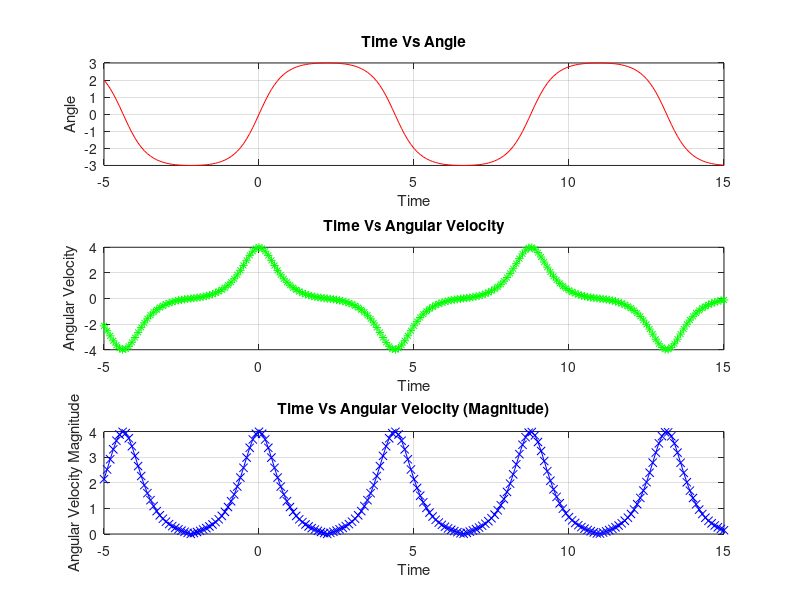

MATLAB code to generate this figure:
clear all; close all;
%--------------------------------------------------
%------------- Non-Linear Pendulum-----------------
%--------------------------------------------------

Wo=2; AngInic= 3; k=sin(AngInic/2)
t=-5:0.1:15
Angle_1=2*asin(k*ellipj(Wo*t,k))
Angle = @(T) 2*asin(k*ellipj(Wo*T,k));
b=Angle(6)
a=Angle(5)
for i=1:length(t)
  dt=0.001
  VAngularComp(i)=(Angle(t(i)+dt)-Angle(t(i)))/dt
endfor



figure;

% First subplot
subplot(3, 1, 1);
plot(t, Angle_1, 'r-');
title('Time Vs Angle');
xlabel('Time');
ylabel('Angle');
grid on;

% Second subplot
subplot(3, 1, 2);
plot(t, VAngularComp, 'g*');
title('Time Vs Angular Velocity');
xlabel('Time');
ylabel('Angular Velocity');
grid on;

% Third subplot
VAngular = (4 * Wo^2 * (k^2 - (sin(Angle(t) / 2)).^2)).^(0.5);
subplot(3, 1, 3);
plot(t, VAngular, 'b-x');
title('Time Vs Angular Velocity (Magnitude)');
xlabel('Time');
ylabel('Angular Velocity Magnitude');
grid on;


print -djpeg -r200 non-lienar_pendulum_solution.jpeg
